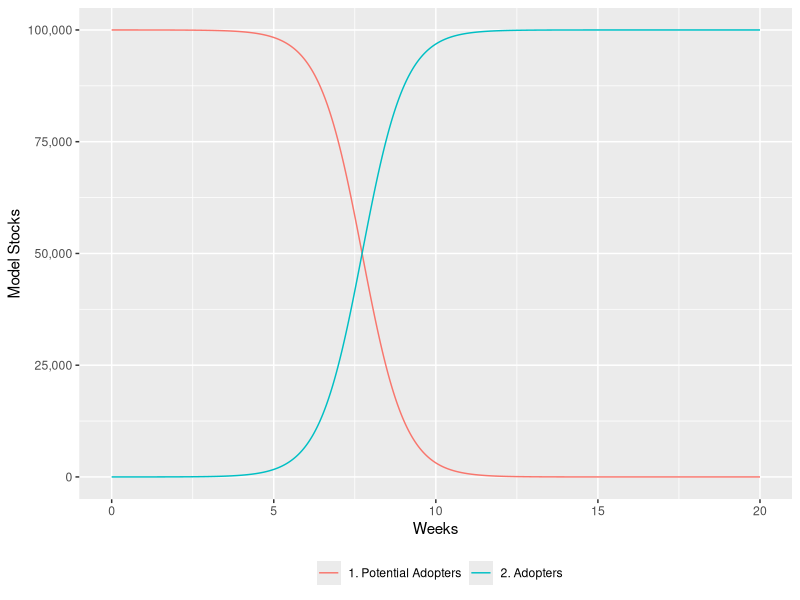

The R source for this figure:
library(deSolve)


library(ggplot2)
library(scales)

START<-0; FINISH<-20; STEP<-0.01;
simtime <- seq(START, FINISH, by=STEP)
stocks  <- c(sPotentialAdopters=99999,sAdopters=1)
auxs    <- c(aTotalPopulation=100000, aContact.Rate=6, aInfectivity=0.25)


model <- function(time, stocks, auxs){
  with(as.list(c(stocks, auxs)),{ 
    print(time)
    aBeta <- aContact.Rate * aInfectivity/ aTotalPopulation
    aRho <- aBeta * sAdopters
    
    fAR <- sPotentialAdopters * aRho
    
    dPA_dt  <- -fAR
    dA_dt   <- fAR
    
    rvals<-list(c(dPA_dt, dA_dt),
                AR=fAR, Rho=aRho)
    return (rvals)   
  })
}


o<-data.frame(ode(y=stocks, times=simtime, func = model, 
                  parms=auxs, method="euler"))

index<-seq(from=1, to=length(simtime),by=1/STEP)


o[index[1:11],]


p1<-ggplot()+
  geom_line(data=o,aes(time,o$sPotentialAdopters,color="1. Potential Adopters"))+
  geom_line(data=o,aes(time,o$sAdopters,color="2. Adopters"))+
  scale_y_continuous(labels = comma)+
  ylab("Model Stocks")+
  xlab("Weeks") +
  labs(color="")+
  theme(legend.position="bottom")
